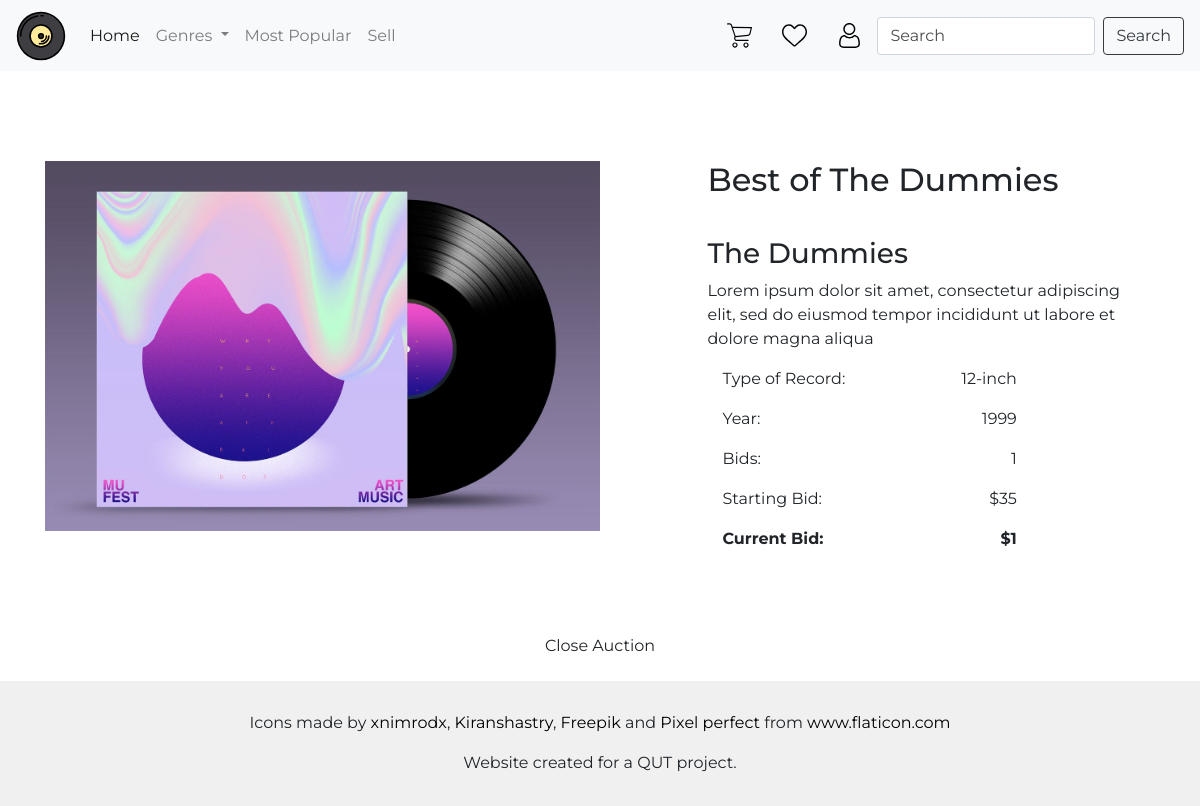
Page /item/4 (signed in) on the committed database.
### auction/models.py (models this page shows, shortened)
class Item(db.Model):
    __tablename__ = 'items'
    id = db.Column(db.Integer, primary_key=True)
    name = db.Column(db.String(100), index=True, nullable=False)
    description = db.Column(db.String(200), nullable=False)
    artist = db.Column(db.String(100), index=True, nullable=False)
    genre = db.Column(db.String(80), index=True, nullable=False)
    year = db.Column(db.Integer, nullable=False)
    designation = db.Column(db.String(80), nullable=False)
    image = db.Column(db.String(400), nullable=False)
    starting_value = db.Column(db.Integer, nullable=False)
    current_value = db.Column(db.Integer, nullable=False)
    bid_number = db.Column(db.Integer, nullable=True)
    status = db.Column(db.String(80), index=True, nullable=False)
    user_id = db.Column(db.Integer, db.ForeignKey('users.id'))
    date_posted = db.Column(db.String, nullable=False)
    watchlists = db.relationship('Watchlist', backref='items')
    bids = db.relationship('Bid', backref='items')

### auction/auth.py (the view)
@bp2.route("/<id>")
def show(id):
    seller = False
    if current_user.get_id() != None :
        user = int(current_user.get_id())
        try:
            itemUserId = int(Item.query.get(id).user_id)
            seller = (itemUserId == user)
        except:
            seller = False
    details = Item.query.filter_by(id=id).first()
    if seller:
        details = Item.query.filter_by(id=id).first()
        active_bids = Bid.query.filter_by(id=id).first()
        form = CloseAuctionForm()
        return render_template('seller_details.html', active_bids=active_bids, details=details, form=form)
    else:
        form = BidForm()
        details = Item.query.filter_by(id=id).first()
        return render_template('item_details.html', details=details, form=form)

### auction/forms.py
class CloseAuctionForm(FlaskForm):
    submit = SubmitField("Close Auction")

### auction/templates/seller_details.html (shortened to what this page needs)
{% import "bootstrap/wtf.html" as wtf %}
{% block content %}
<div class="row def-padding space-between">
    <div class="col-lg-6 col-xs-12 top-btm-padding">
        <img class="img-fluid" src={{details.image}} alt="Record Image">
    </div>
    <div class="col-lg-5 col-xs-12 col-sm-12 col-md-12">
        <h2 class="top-btm-padding">{{details.name}}</h2>
        <h3>{{details.artist}}</h3>
        <p class="card-text">{{details.description}}</p>
        <div class="space-between col-lg-9 col-md-10 col-sm-12">
            <p>Type of Record: </p>
            <p>{{details.designation}}</p>
        </div>
        <div class="space-between col-lg-9 col-md-10 col-sm-12">
            <p>Year: </p>
            <p>{{details.year}}</p>
        </div>
        <div class="space-between col-lg-9 col-md-10 col-sm-12">
            <p>Bids: </p>
            <p>{{details.bid_number}}</p>
        </div>
        <div class="space-between col-lg-9 col-md-10 col-sm-12">
            <p>Starting Bid: </p>
            <p>${{details.starting_value}}</p>
        </div>
        <div class="space-between col-lg-9 col-md-10 col-sm-12 font-weight-bold">
            <p>Current Bid: </p>
            <p>${{details.bid_number}}</p>
        </div>
    </div>
</div>
<div class="col-12 justify-center space-between">
    {{wtf.quick_form(form,
        "/item/{0}/bid".format(details.id))}}
</div>
{% endblock %}

### auction/static/styles/style.css (style rules this page uses)
* { font-family: Montserrat; }
.def-padding { padding: 60px; }
.top-btm-padding { padding: 30px 0 30px 0; }
.space-between { display: flex; justify-content: space-between; }
.justify-center { display: flex; justify-content: center; }
::placeholder { color: rgba(0,0,0,0.7) !important; opacity: 1; }

### rows in the picture
Item: image (picture), name "Best of The Dummies", artist "The Dummies", description "Lorem ipsum dolor sit amet, consectetur adipiscing elit, sed do eiusmod tempor incididunt ut labore et dolore magna aliqua", designation "12-inch", year "1999", bid_number "1", starting_value "35"
